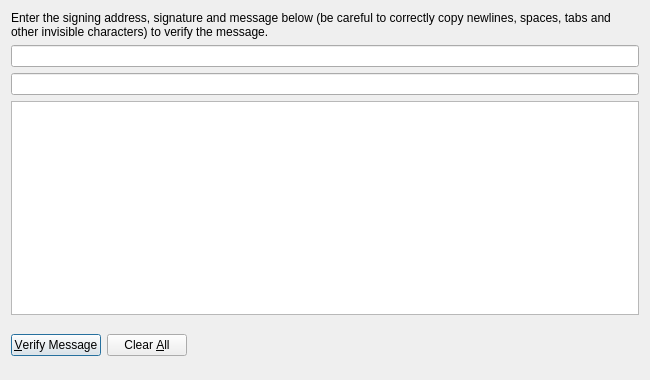
<?xml version="1.0" encoding="UTF-8"?>
<ui version="4.0">
 <class>VerifyMessageDialog</class>
 <widget class="QDialog" name="VerifyMessageDialog">
  <property name="geometry">
   <rect>
    <x>0</x>
    <y>0</y>
    <width>650</width>
    <height>380</height>
   </rect>
  </property>
  <property name="windowTitle">
   <string>Verify Signed Message</string>
  </property>
  <layout class="QVBoxLayout" name="verticalLayout">
   <item>
    <widget class="QLabel" name="label">
     <property name="text">
      <string>Enter the signing address, signature and message below (be careful to correctly copy newlines, spaces, tabs and other invisible characters) to verify the message.</string>
     </property>
     <property name="alignment">
      <set>Qt::AlignLeading|Qt::AlignLeft|Qt::AlignTop</set>
     </property>
     <property name="wordWrap">
      <bool>true</bool>
     </property>
    </widget>
   </item>
   <item>
    <widget class="QValidatedLineEdit" name="lnAddress">
     <property name="text">
      <string/>
     </property>
    </widget>
   </item>
   <item>
    <widget class="QValidatedLineEdit" name="lnSig">
     <property name="text">
      <string/>
     </property>
    </widget>
   </item>
   <item>
    <widget class="QPlainTextEdit" name="edMessage"/>
   </item>
   <item>
    <layout class="QHBoxLayout" name="horizontalLayout">
     <item>
      <widget class="QPushButton" name="verifyMessage">
       <property name="toolTip">
        <string>Verify a message to ensure it was signed with the specified Privatecoin address</string>
       </property>
       <property name="text">
        <string>&amp;Verify Message</string>
       </property>
       <property name="icon">
        <iconset resource="../bitcoin.qrc">
         <normaloff>:/icons/transaction_0</normaloff>:/icons/transaction_0</iconset>
       </property>
      </widget>
     </item>
     <item>
      <widget class="QPushButton" name="clearButton">
       <property name="toolTip">
        <string>Reset all verify message fields</string>
       </property>
       <property name="text">
        <string>Clear &amp;All</string>
       </property>
       <property name="icon">
        <iconset resource="../bitcoin.qrc">
         <normaloff>:/icons/remove</normaloff>:/icons/remove</iconset>
       </property>
      </widget>
     </item>
     <item>
      <spacer name="horizontalSpacer_2">
       <property name="orientation">
        <enum>Qt::Horizontal</enum>
       </property>
       <property name="sizeHint" stdset="0">
        <size>
         <width>40</width>
         <height>20</height>
        </size>
       </property>
      </spacer>
     </item>
     <item>
      <widget class="QLabel" name="lblStatus">
       <property name="minimumSize">
        <size>
         <width>0</width>
         <height>48</height>
        </size>
       </property>
       <property name="font">
        <font>
         <weight>75</weight>
         <bold>true</bold>
        </font>
       </property>
       <property name="text">
        <string/>
       </property>
       <property name="wordWrap">
        <bool>true</bool>
       </property>
      </widget>
     </item>
     <item>
      <spacer name="horizontalSpacer">
       <property name="orientation">
        <enum>Qt::Horizontal</enum>
       </property>
       <property name="sizeHint" stdset="0">
        <size>
         <width>40</width>
         <height>20</height>
        </size>
       </property>
      </spacer>
     </item>
    </layout>
   </item>
  </layout>
 </widget>
 <customwidgets>
  <customwidget>
   <class>QValidatedLineEdit</class>
   <extends>QLineEdit</extends>
   <header>qvalidatedlineedit.h</header>
  </customwidget>
 </customwidgets>
 <resources>
  <include location="../bitcoin.qrc"/>
 </resources>
 <connections/>
</ui>
